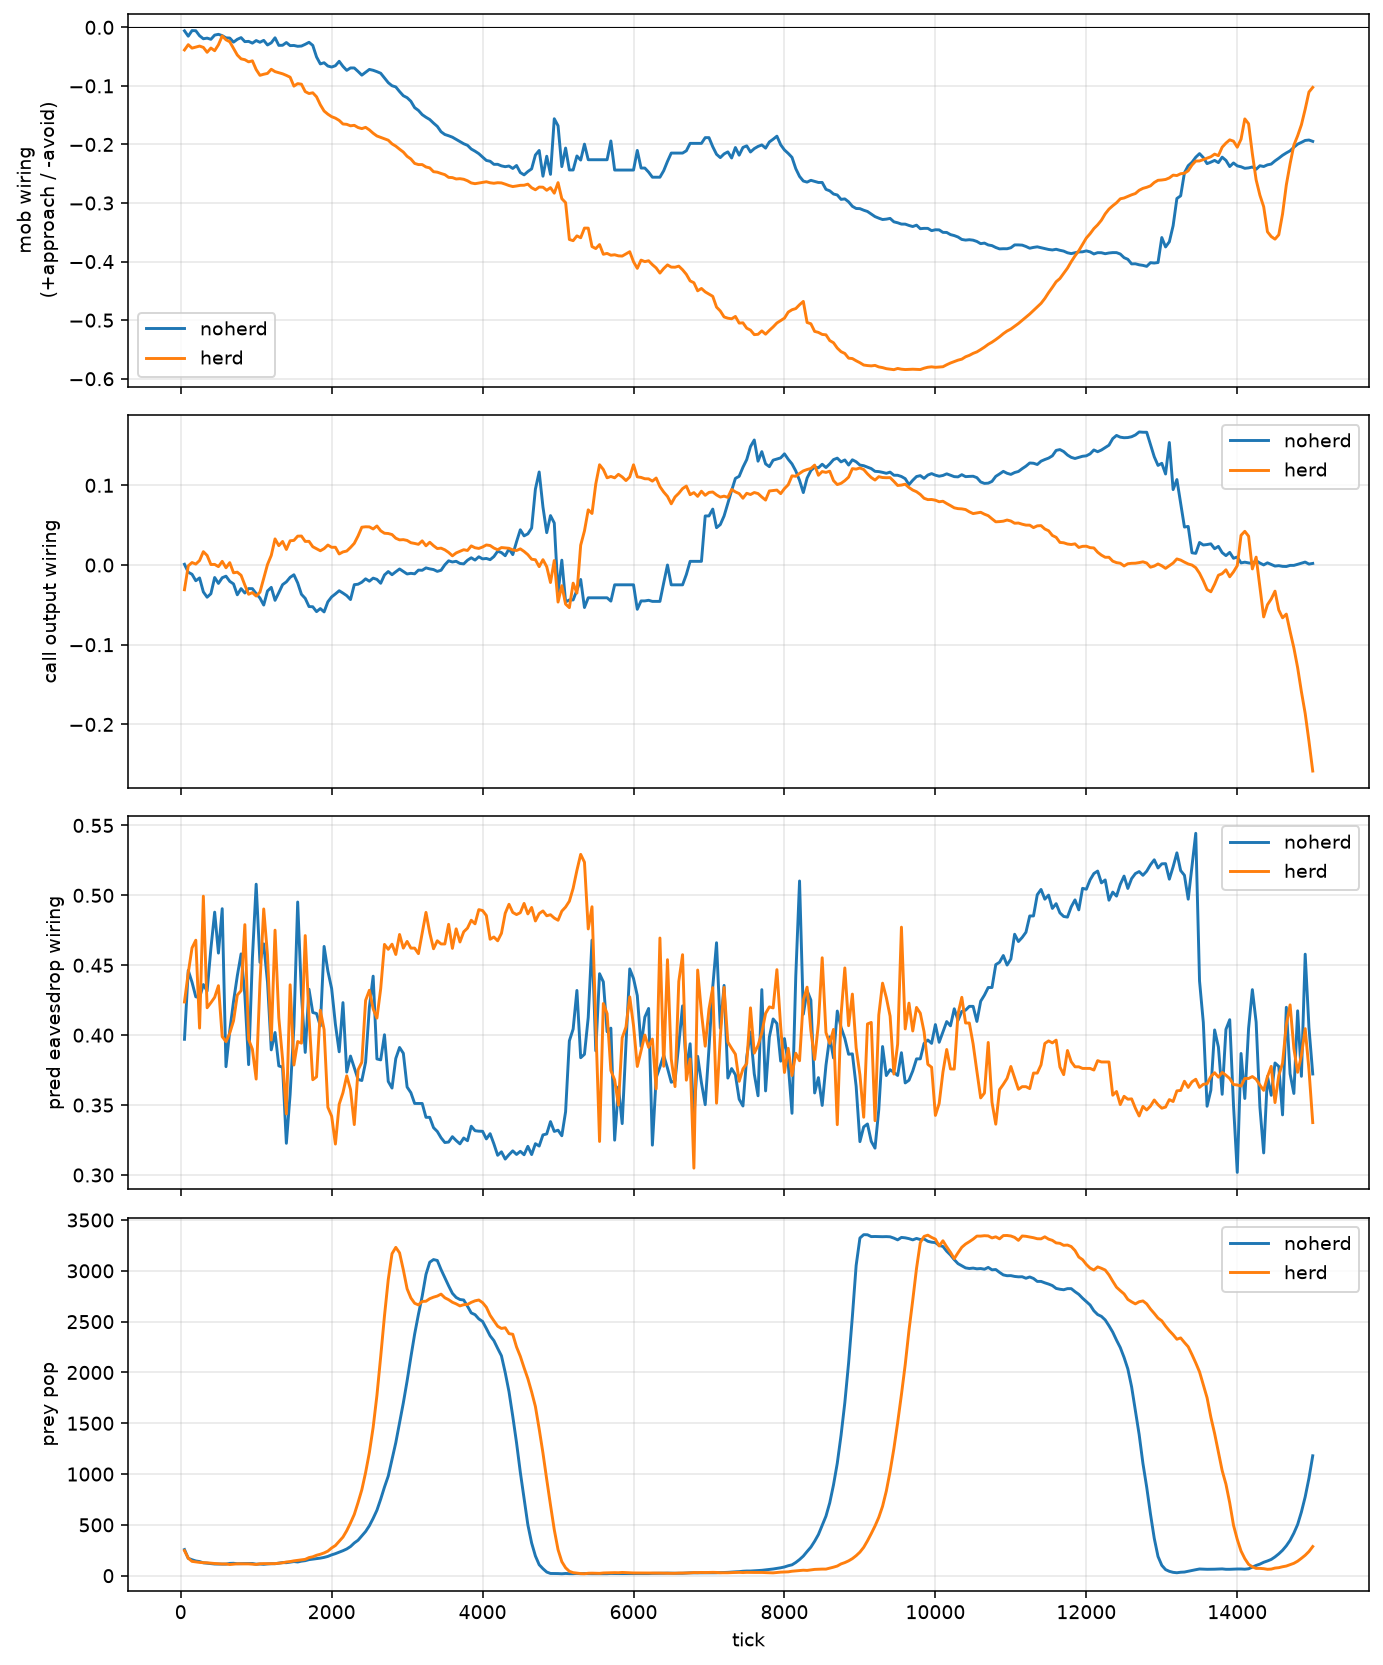

Write Python code to recreate this figure.
"""mob.py — can alarm calls pay their cost via the selfish herd?

i8 + i23 closed predator-side eavesdropping (signal doomed).
Last open direction: PREY-side use. Mobbing/aggregation:
calls attract prey -> local density -> predator confusion.

New mechanic: herd_dilution>0 divides catch chance by
(1 + k * prey-neighbors of the target) — Hamilton's selfish
herd, a real ecological force, not a fiat for calls.

Runs (calls on, predators sighted):
  noherd: herd_dilution=0   — calls still only betray
  herd:   herd_dilution=0.5 — grouping dilutes catch chance

Questions:
  prey_mob (signed wiring call-grad -> move): + = approach,
       - = avoid. Does the herd world flip it positive?
  prey_call: does calling itself evolve (kin/group benefit)?
  pred_hear: do predators eavesdrop NOW that calls predict
       prey DENSITY (not stale positions)?
"""
import csv
import numpy as np
import matplotlib
matplotlib.use('Agg')
import matplotlib.pyplot as plt
from pathlib import Path
from petri.eco import EcoSim, DEFAULTS

TICKS, EVERY, SEED = 15000, 50, 7
OUT = Path('runs/mob'); OUT.mkdir(parents=True, exist_ok=True)

base = dict(DEFAULTS)
base.update(seed=SEED, call_rate=1.0, log_every=EVERY)

runs = {}
for name, herd in (('noherd', 0.0), ('herd', 0.5)):
    c = dict(base); c['herd_dilution'] = herd
    sim = EcoSim(c)
    rows = []
    while sim.world.tick < TICKS:
        sim.step()
        if sim.world.tick % EVERY == 0:
            rows.append(sim.metrics(0, 0, 0, 0))
    with open(OUT / f'{name}.csv', 'w', newline='') as f:
        wcsv = csv.DictWriter(f, fieldnames=rows[0].keys())
        wcsv.writeheader(); wcsv.writerows(rows)
    runs[name] = rows
    r0, r1 = rows[0], rows[-1]
    print(f'{name}: mob {r0.get("prey_mob",0):+.3f}->'
          f'{r1.get("prey_mob",0):+.3f} call {r0.get("prey_call",0):.3f}->'
          f'{r1.get("prey_call",0):.3f} prey {r1["pop_prey"]} '
          f'preds {r1["pop_pred"]}', flush=True)

fig, ax = plt.subplots(4, 1, figsize=(10, 12), sharex=True)
for name, rows in runs.items():
    t = [r['tick'] for r in rows]
    ax[0].plot(t, [r.get('prey_mob', 0) for r in rows], label=name)
    ax[1].plot(t, [r.get('prey_call', 0) for r in rows], label=name)
    ax[2].plot(t, [r.get('pred_hear', 0) for r in rows], label=name)
    ax[3].plot(t, [r['pop_prey'] for r in rows], label=name)
ax[0].axhline(0, c='k', lw=.5)
ax[0].set_ylabel('mob wiring\n(+approach / -avoid)')
ax[1].set_ylabel('call output wiring')
ax[2].set_ylabel('pred eavesdrop wiring')
ax[3].set_ylabel('prey pop')
ax[3].set_xlabel('tick')
for a in ax:
    a.legend(); a.grid(alpha=.3)
fig.tight_layout()
fig.savefig('petri/mob.png', dpi=140, bbox_inches='tight')
print('saved petri/mob.png + runs/mob/*.csv')
